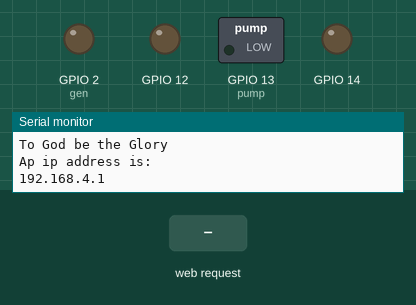
This sketch was run on a simulated ESP32. Shown: switched loads named in the sketch (green lamp = pin HIGH), output pins drawn as LEDs (lit = HIGH), the last lines printed to the serial monitor. Inputs (shaded band) come from the test bench. Storage starts empty.

Above: at 1.2 s.
1.3 s: HTTP request GET /onPump received
At 2.2 s:
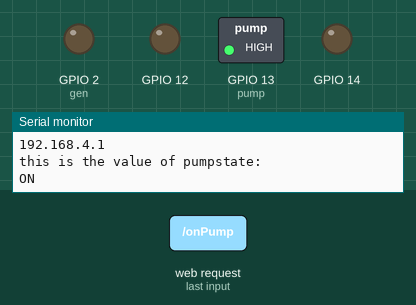
2.8 s: HTTP request GET /onGen received
At 3.3 s:
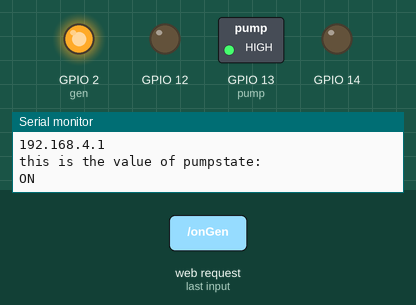
4.3 s: HTTP request GET /offGen received
At 5.6 s:
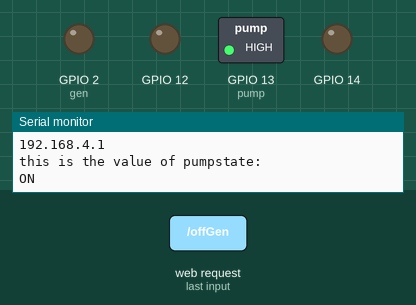
Timing chart, 0 to 7.3 s (numbered marks = the images above; inputs shaded):
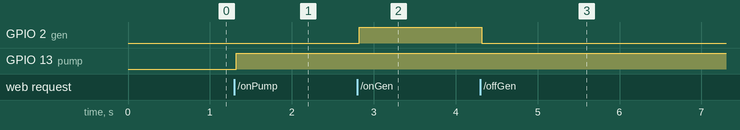

Measured:
- after the input at 1.3 s, GPIO 13 (pump): LOW → HIGH at once
- after the input at 2.8 s, GPIO 2 (gen): LOW → HIGH at once
- after the input at 4.3 s, GPIO 2 (gen): HIGH → LOW at once

The sketch:

homeAuto2.ino
```cpp
#include <SPIFFS.h>
#include <ESPAsyncWebServer.h>
#include <WiFi.h>

//network credentials
const char* apn = "MelcatAuto";
const char* pswd = "123456789";

//web credentials
const char* username = "admin";
const char* password = "admin";

//web server port
AsyncWebServer server(80);

//web variables
const int gen = 2;
const int light = 4;
const int pump = 13;

//web placeholders
String genstate, lightstate,pumpstate;

//function to get control states
String GenState(){
  if(digitalRead(gen)){
     genstate = "ON";
  }
  else{
    genstate = "OFF";
  }
  return genstate;
}
String LightState(){
  if(digitalRead(light)){
      lightstate = "ON";
  }
  else{
    lightstate = "OFF";
  }
  return lightstate;
}
String PumpState(){
  if(digitalRead(pump)){
    pumpstate = "ON";
  }
  else{
    pumpstate = "OFF";
  }
  Serial.println("this is the value of pumpstate: ");
  Serial.println(pumpstate);
  return pumpstate;
}

String processor (const String& var){
  Serial.println(var);
  if(var == "Power"){
    return GenState();
   }
  else if(var == "Light"){
    return LightState();
  }
  else if(var == "Pump"){
    return PumpState();
  }
  return String();
}

void setup(){
  Serial.begin(115200);
  Serial.println("To God be the Glory");
  //initializing Wifi access point
  WiFi.softAP(apn,pswd);
  IPAddress IP = WiFi.softAPIP();
  Serial.println("Ap ip address is:");
  Serial.println(IP);

  //initializing pinmodes for power =12, light=13 and pump=14
  for(int i = 12; i<=14; i++){
    pinMode(i, OUTPUT);
  }
  pinMode(2, OUTPUT);

  //initializing SPIFFS
  if(!SPIFFS.begin(true)){
    Serial.println("could not start SPIFFS");
  }
  //Route for images
  server.on("/Logo.png", HTTP_GET, [](AsyncWebServerRequest *request){
    request->send(SPIFFS, "/Logo.png", "image/png");
  });

   // Routes to load style.css file
  server.on("/style.css", HTTP_GET, [](AsyncWebServerRequest *request){
    request->send(SPIFFS, "/style.css", "text/css");
  });


  //Routes for javaScript files
  server.on("/main.js", HTTP_GET, [](AsyncWebServerRequest *request){
    request->send(SPIFFS, "/main.js", "text/js");
  });


  //Routes for web pages
  server.on("/control", HTTP_GET, [](AsyncWebServerRequest *request){
     request->send(SPIFFS, "/control.html", String(), false, processor);
   });
  server.on("/", HTTP_GET, [](AsyncWebServerRequest *request){
    if(!request->authenticate(username, password))
      return request->requestAuthentication();
     request->redirect("/control");
//    request->send(SPIFFS, "/control.html", String(), false, processor);
  });
  // server.on("/home", HTTP_GET, [](AsyncWebServerRequest *request){
  //   request->send(SPIFFS, "/index.html", String(), false, processor);
  // });

  //Routes for Placeholder Updating (power,light,pump)
  //  server.on("/power", HTTP_GET, [](AsyncWebServerRequest *request){
  //    request->send_P(200, "text/plain", GenState().c_str());
  //  });
  //
  //  server.on("/light", HTTP_GET, [](AsyncWebServerRequest *request){
  //    request->send_P(200, "text/plain", LightState().c_str());
  //  });
  //
  //  server.on("/pump", HTTP_GET, [](AsyncWebServerRequest *request){
  //    request->send_P(200, "text/plain", PumpState().c_str());
  //  });

  //routes for generator
  server.on("/onGen", HTTP_GET, [](AsyncWebServerRequest *request){
    digitalWrite(gen,HIGH);
    request->send(200, "text/plain", GenState().c_str());
    // request->send(SPIFFS, "/control.html", String(), false, processor);
  });

  server.on("/offGen", HTTP_GET, [](AsyncWebServerRequest *request){
    digitalWrite(gen,LOW);
    request->send(200, "text/plain", GenState().c_str());
    // request->send(SPIFFS, "/control.html", String(), false, processor);
  });

  //routes for Lighting
  server.on("/onLight", HTTP_GET, [](AsyncWebServerRequest *request){
    digitalWrite(light,HIGH);
    request->send(200, "text/plain", LightState().c_str());
    // request->send(SPIFFS, "/control.html", String(), false, processor);
  });

  server.on("/offLight", HTTP_GET, [](AsyncWebServerRequest *request){
    digitalWrite(light,LOW);
    request->send(200, "text/plain", LightState().c_str());
    // request->send(SPIFFS, "/control.html", String(), false, processor);
  });

  //routes for water pump
  server.on("/onPump", HTTP_GET, [](AsyncWebServerRequest *request){
    digitalWrite(pump,HIGH);
    request->send(200, "text/plain", PumpState().c_str());
    // request->send(SPIFFS, "/control.html", String(), false, processor);
  });

  server.on("/offPump", HTTP_GET, [](AsyncWebServerRequest *request){
    digitalWrite(pump,LOW);
    request->send(200, "text/plain", PumpState().c_str());
    // request->send(SPIFFS, "/control.html", String(), false, processor);
  });

  server.begin();
}
void loop(){

}
```
